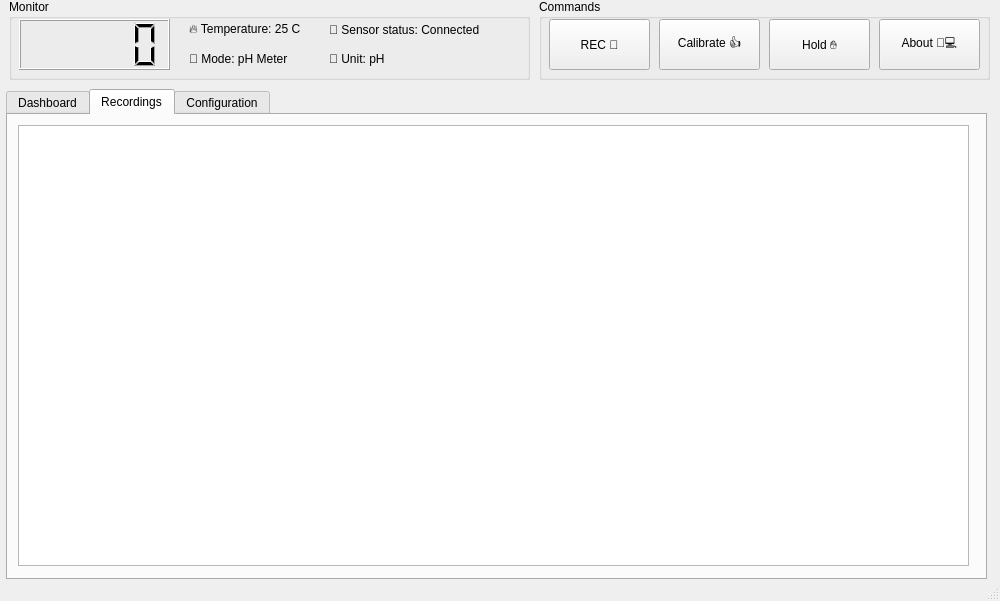
<?xml version="1.0" encoding="UTF-8"?>
<ui version="4.0">
 <class>MainWindow</class>
 <widget class="QMainWindow" name="MainWindow">
  <property name="geometry">
   <rect>
    <x>0</x>
    <y>0</y>
    <width>1000</width>
    <height>601</height>
   </rect>
  </property>
  <property name="windowTitle">
   <string>MainWindow</string>
  </property>
  <widget class="QWidget" name="centralwidget">
   <widget class="QGroupBox" name="groupBox">
    <property name="geometry">
     <rect>
      <x>9</x>
      <y>-1</y>
      <width>521</width>
      <height>81</height>
     </rect>
    </property>
    <property name="title">
     <string>Monitor</string>
    </property>
    <widget class="QLCDNumber" name="lcd_Value">
     <property name="geometry">
      <rect>
       <x>10</x>
       <y>20</y>
       <width>151</width>
       <height>51</height>
      </rect>
     </property>
    </widget>
    <widget class="QLabel" name="lb_temperature">
     <property name="geometry">
      <rect>
       <x>180</x>
       <y>20</y>
       <width>131</width>
       <height>20</height>
      </rect>
     </property>
     <property name="text">
      <string>🔥 Temperature: 25 C</string>
     </property>
    </widget>
    <widget class="QLabel" name="lb_mode">
     <property name="geometry">
      <rect>
       <x>180</x>
       <y>50</y>
       <width>131</width>
       <height>20</height>
      </rect>
     </property>
     <property name="text">
      <string>🤝 Mode: pH Meter</string>
     </property>
    </widget>
    <widget class="QLabel" name="lb_unit">
     <property name="geometry">
      <rect>
       <x>320</x>
       <y>50</y>
       <width>171</width>
       <height>20</height>
      </rect>
     </property>
     <property name="text">
      <string>🧮 Unit: pH</string>
     </property>
    </widget>
    <widget class="QLabel" name="lb_sensor_status">
     <property name="geometry">
      <rect>
       <x>320</x>
       <y>20</y>
       <width>181</width>
       <height>21</height>
      </rect>
     </property>
     <property name="text">
      <string>🔌 Sensor status: Connected</string>
     </property>
    </widget>
   </widget>
   <widget class="QTabWidget" name="tabWidget">
    <property name="geometry">
     <rect>
      <x>6</x>
      <y>89</y>
      <width>981</width>
      <height>491</height>
     </rect>
    </property>
    <property name="currentIndex">
     <number>1</number>
    </property>
    <widget class="QWidget" name="tab_dashboard">
     <attribute name="title">
      <string>Dashboard</string>
     </attribute>
     <widget class="QGraphicsView" name="graphicsView">
      <property name="geometry">
       <rect>
        <x>10</x>
        <y>10</y>
        <width>951</width>
        <height>181</height>
       </rect>
      </property>
     </widget>
     <widget class="QGraphicsView" name="graphicsView_2">
      <property name="geometry">
       <rect>
        <x>10</x>
        <y>240</y>
        <width>951</width>
        <height>181</height>
       </rect>
      </property>
     </widget>
    </widget>
    <widget class="QWidget" name="tab_recordings">
     <attribute name="title">
      <string>Recordings</string>
     </attribute>
     <widget class="QListView" name="listView">
      <property name="geometry">
       <rect>
        <x>10</x>
        <y>10</y>
        <width>951</width>
        <height>441</height>
       </rect>
      </property>
     </widget>
    </widget>
    <widget class="QWidget" name="tab_configuration">
     <attribute name="title">
      <string>Configuration</string>
     </attribute>
     <widget class="QGroupBox" name="groupBox_2">
      <property name="geometry">
       <rect>
        <x>10</x>
        <y>10</y>
        <width>951</width>
        <height>91</height>
       </rect>
      </property>
      <property name="title">
       <string>Geral</string>
      </property>
      <widget class="QLabel" name="label">
       <property name="geometry">
        <rect>
         <x>10</x>
         <y>25</y>
         <width>81</width>
         <height>16</height>
        </rect>
       </property>
       <property name="text">
        <string>Mode</string>
       </property>
      </widget>
      <widget class="QComboBox" name="comboBox">
       <property name="geometry">
        <rect>
         <x>10</x>
         <y>50</y>
         <width>191</width>
         <height>21</height>
        </rect>
       </property>
      </widget>
      <widget class="QLabel" name="label_2">
       <property name="geometry">
        <rect>
         <x>210</x>
         <y>25</y>
         <width>81</width>
         <height>16</height>
        </rect>
       </property>
       <property name="text">
        <string>Unit</string>
       </property>
      </widget>
      <widget class="QComboBox" name="comboBox_2">
       <property name="geometry">
        <rect>
         <x>210</x>
         <y>50</y>
         <width>191</width>
         <height>21</height>
        </rect>
       </property>
      </widget>
     </widget>
     <widget class="QGroupBox" name="groupBox_4">
      <property name="geometry">
       <rect>
        <x>10</x>
        <y>110</y>
        <width>951</width>
        <height>91</height>
       </rect>
      </property>
      <property name="title">
       <string>Sensor</string>
      </property>
      <widget class="QLabel" name="label_7">
       <property name="geometry">
        <rect>
         <x>10</x>
         <y>25</y>
         <width>81</width>
         <height>16</height>
        </rect>
       </property>
       <property name="text">
        <string>Sensor Type</string>
       </property>
      </widget>
      <widget class="QComboBox" name="comboBox_3">
       <property name="geometry">
        <rect>
         <x>10</x>
         <y>50</y>
         <width>191</width>
         <height>21</height>
        </rect>
       </property>
      </widget>
     </widget>
     <widget class="QPushButton" name="pushButton_5">
      <property name="geometry">
       <rect>
        <x>830</x>
        <y>410</y>
        <width>131</width>
        <height>41</height>
       </rect>
      </property>
      <property name="text">
       <string>Save</string>
      </property>
     </widget>
     <widget class="QPushButton" name="pushButton_6">
      <property name="geometry">
       <rect>
        <x>690</x>
        <y>410</y>
        <width>131</width>
        <height>41</height>
       </rect>
      </property>
      <property name="text">
       <string>Reset</string>
      </property>
     </widget>
    </widget>
   </widget>
   <widget class="QGroupBox" name="groupBox_3">
    <property name="geometry">
     <rect>
      <x>539</x>
      <y>-1</y>
      <width>451</width>
      <height>81</height>
     </rect>
    </property>
    <property name="title">
     <string>Commands</string>
    </property>
    <widget class="QPushButton" name="btn_hold">
     <property name="geometry">
      <rect>
       <x>230</x>
       <y>20</y>
       <width>101</width>
       <height>51</height>
      </rect>
     </property>
     <property name="text">
      <string>Hold ✋</string>
     </property>
    </widget>
    <widget class="QPushButton" name="btn_rec">
     <property name="geometry">
      <rect>
       <x>10</x>
       <y>20</y>
       <width>101</width>
       <height>51</height>
      </rect>
     </property>
     <property name="text">
      <string>REC 🔴</string>
     </property>
    </widget>
    <widget class="QPushButton" name="btn_calibrate">
     <property name="geometry">
      <rect>
       <x>120</x>
       <y>20</y>
       <width>101</width>
       <height>51</height>
      </rect>
     </property>
     <property name="text">
      <string>Calibrate 👍</string>
     </property>
    </widget>
    <widget class="QPushButton" name="btn_about">
     <property name="geometry">
      <rect>
       <x>340</x>
       <y>20</y>
       <width>101</width>
       <height>51</height>
      </rect>
     </property>
     <property name="text">
      <string>About 👨‍💻</string>
     </property>
    </widget>
   </widget>
  </widget>
  <widget class="QStatusBar" name="statusbar"/>
 </widget>
 <resources/>
 <connections/>
</ui>
